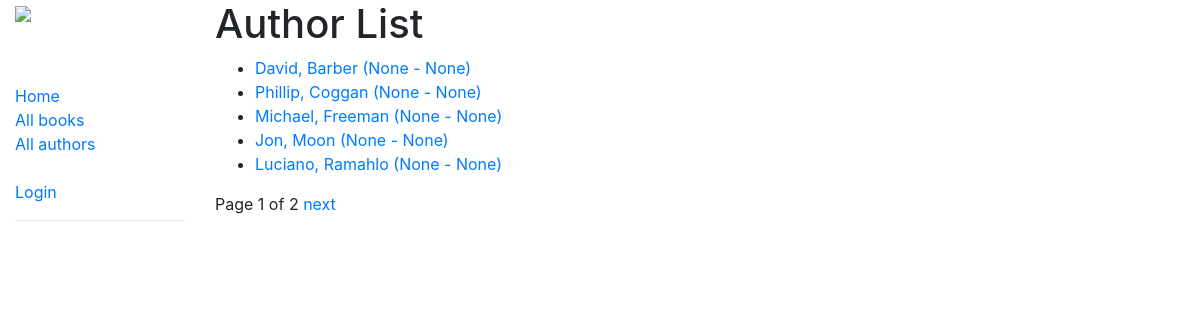
Screenshot of /catalog/authors/ with the database file from the repository.
### catalog/models.py (models this page shows, shortened)
class Author(models.Model):
    first_name = models.CharField(max_length = 100)
    last_name = models.CharField(max_length = 100)
    date_of_birth = models.DateField(null = True, blank = True)
    date_of_death = models.DateField('died', null = True, blank = True)
    class Meta:
        ordering = ['last_name', 'first_name']
    def get_absolute_url(self):
        return reverse('author-detail', args=[str(self.id)])

### catalog/views.py (the view)
# urls.py: , path("authors/", views.AuthorListView.as_view(), name = "authors")
class AuthorListView(generic.ListView):
    model = Author
    paginate_by = 5

### catalog/templates/catalog/author_list.html (shortened to what this page needs)
{% extends "base_generic.html" %}
{% block content %}
  <h1>Author List</h1>
  {% if author_list %}
  <ul>
    {% for author in author_list %}
    <li>
      <a href="{{ author.get_absolute_url }}">{{ author.first_name }}, {{ author.last_name}} ({{author.date_of_birth}} - {{ author.date_of_death }})</a>
    </li>
    {% endfor %}
  </ul>
  {% else %}
    <p>There are no authors in the library </p>
  {% endif %}
{% endblock %}

### rows the page displays
Author: first_name "David", last_name "Barber", date_of_birth "None", date_of_death "None"
Author: first_name "Phillip", last_name "Coggan", date_of_birth "None", date_of_death "None"
Author: first_name "Michael", last_name "Freeman", date_of_birth "None", date_of_death "None"
Author: first_name "Jon", last_name "Moon", date_of_birth "None", date_of_death "None"
Author: first_name "Luciano", last_name "Ramahlo", date_of_birth "None", date_of_death "None"

### other values shown
{{ page_obj.number }} "1"
{{ page_obj.paginator.num_pages }} "2"
